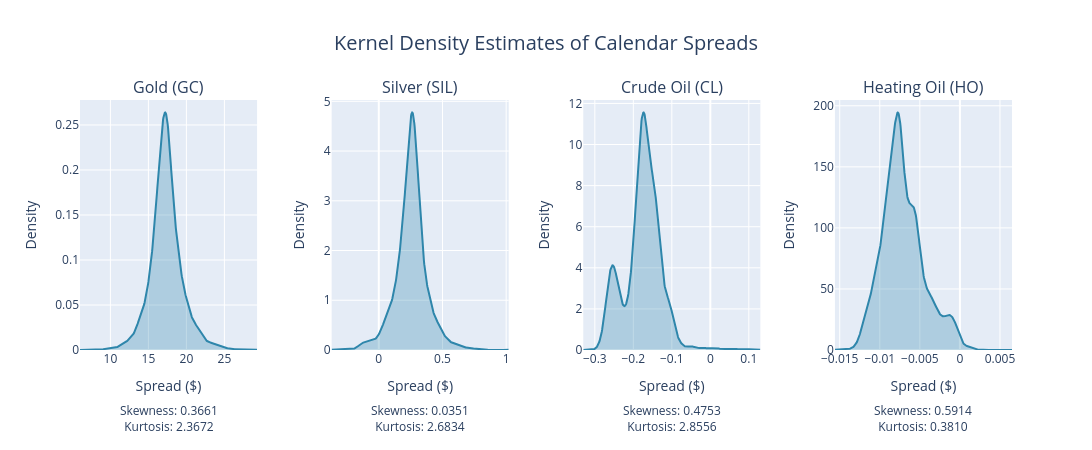

Here is the notebook cell this chart was saved with:
### Code cell
# Define symbols and their display names
symbols = [
    ("GC", "Gold"),
    ("SIL", "Silver"),
    ("CL", "Crude Oil"),
    ("HO", "Heating Oil"),
]

# Create subplot titles for each symbol's kernel density
subplot_titles = []
for symbol_code, symbol_name in symbols:
    subplot_titles.append(f"{symbol_name} ({symbol_code})")

# Initialize figure with 1 row and 4 columns, set margin bottom for extra space
fig = make_subplots(
    rows=1,
    cols=4,
    subplot_titles=tuple(subplot_titles),
    vertical_spacing=0.15,
    horizontal_spacing=0.08,
)

# Define color for density plots
density_color = "#2E86AB"

# Plot kernel density for each symbol
for idx, (symbol_code, symbol_name) in enumerate(symbols, start=1):
    # Retrieve the merged dataframe for this symbol
    symbol_df = locals()[symbol_code]
    spread_data = symbol_df["calendar_spread"].values

    # Compute kernel density estimate
    kde = stats.gaussian_kde(spread_data)

    # Create range of x values for plotting
    x_min = spread_data.min()
    x_max = spread_data.max()
    x_range = np.linspace(x_min, x_max, 500)
    density_values = kde(x_range)

    # Calculate skewness and kurtosis
    skewness = stats.skew(spread_data)
    kurtosis = stats.kurtosis(spread_data)

    # Add density plot to subplot
    fig.add_trace(
        go.Scatter(
            x=x_range,
            y=density_values,
            mode="lines",
            line=dict(color=density_color, width=2),
            fill="tozeroy",
            fillcolor=f"rgba(46, 134, 171, 0.3)",  # Semi-transparent fill
            name=f"{symbol_code}",
            showlegend=False,
        ),
        row=1,
        col=idx,
    )

    # Add annotation with skewness and kurtosis centered under the plot area
    annotation_text = f"Skewness: {skewness:.4f}<br>Kurtosis: {kurtosis:.4f}"
    fig.add_annotation(
        text=annotation_text,
        xref=f"x{idx} domain" if idx > 1 else "x domain",
        yref="paper",
        x=0.5,
        y=-0.20,  # Move annotation further down, more negative = more space below plot
        xanchor="center",
        yanchor="top",
        showarrow=False,
        font=dict(size=12),
    )

    # Update axis labels
    fig.update_xaxes(title_text="Spread ($)", row=1, col=idx)
    fig.update_yaxes(title_text="Density", row=1, col=idx)

# Update overall layout with title, dimensions, and bottom margin for space
fig.update_layout(
    title={
        "text": "Kernel Density Estimates of Calendar Spreads",
        "x": 0.5,
        "xanchor": "center",
        "font": {"size": 20},
    },
    height=450,
    width=1350,
    showlegend=False,
    margin=dict(b=100),  # Increase bottom margin to preserve annotation space when height increases
)

fig.show()

### Figure 1 — Plotly figure (JSON) as saved in the notebook; plotly's stock layout.template omitted (floating-point values rounded to 4 significant figures; data arrays with more than 128 entries replaced by an {"elided": "..."} marker saying what was removed)
{"data": [{"fill": "tozeroy", "fillcolor": "rgba(46, 134, 171, 0.3)", "line": {"color": "#2E86AB", "width": 2}, "mode": "lines", "name": "GC", "showlegend": false, "type": "scatter", "x": {"elided": "500 float values"}, "xaxis": "x", "y": {"elided": "500 float values"}, "yaxis": "y"}, {"fill": "tozeroy", "fillcolor": "rgba(46, 134, 171, 0.3)", "line": {"color": "#2E86AB", "width": 2}, "mode": "lines", "name": "SIL", "showlegend": false, "type": "scatter", "x": {"elided": "500 float values"}, "xaxis": "x2", "y": {"elided": "500 float values"}, "yaxis": "y2"}, {"fill": "tozeroy", "fillcolor": "rgba(46, 134, 171, 0.3)", "line": {"color": "#2E86AB", "width": 2}, "mode": "lines", "name": "CL", "showlegend": false, "type": "scatter", "x": {"elided": "500 float values"}, "xaxis": "x3", "y": {"elided": "500 float values"}, "yaxis": "y3"}, {"fill": "tozeroy", "fillcolor": "rgba(46, 134, 171, 0.3)", "line": {"color": "#2E86AB", "width": 2}, "mode": "lines", "name": "HO", "showlegend": false, "type": "scatter", "x": {"elided": "500 float values"}, "xaxis": "x4", "y": {"elided": "500 float values"}, "yaxis": "y4"}], "layout": {"annotations": [{"font": {"size": 16}, "showarrow": false, "text": "Gold (GC)", "x": 0.095, "xanchor": "center", "xref": "paper", "y": 1, "yanchor": "bottom", "yref": "paper"}, {"font": {"size": 16}, "showarrow": false, "text": "Silver (SIL)", "x": 0.365, "xanchor": "center", "xref": "paper", "y": 1, "yanchor": "bottom", "yref": "paper"}, {"font": {"size": 16}, "showarrow": false, "text": "Crude Oil (CL)", "x": 0.635, "xanchor": "center", "xref": "paper", "y": 1, "yanchor": "bottom", "yref": "paper"}, {"font": {"size": 16}, "showarrow": false, "text": "Heating Oil (HO)", "x": 0.905, "xanchor": "center", "xref": "paper", "y": 1, "yanchor": "bottom", "yref": "paper"}, {"font": {"size": 12}, "showarrow": false, "text": "Skewness: 0.3661<br>Kurtosis: 2.3672", "x": 0.5, "xanchor": "center", "xref": "x domain", "y": -0.2, "yanchor": "top", "yref": "paper"}, {"font": {"size": 12}, "showarrow": false, "text": "Skewness: 0.0351<br>Kurtosis: 2.6834", "x": 0.5, "xanchor": "center", "xref": "x2 domain", "y": -0.2, "yanchor": "top", "yref": "paper"}, {"font": {"size": 12}, "showarrow": false, "text": "Skewness: 0.4753<br>Kurtosis: 2.8556", "x": 0.5, "xanchor": "center", "xref": "x3 domain", "y": -0.2, "yanchor": "top", "yref": "paper"}, {"font": {"size": 12}, "showarrow": false, "text": "Skewness: 0.5914<br>Kurtosis: 0.3810", "x": 0.5, "xanchor": "center", "xref": "x4 domain", "y": -0.2, "yanchor": "top", "yref": "paper"}], "height": 450, "margin": {"b": 100}, "showlegend": false, "title": {"font": {"size": 20}, "text": "Kernel Density Estimates of Calendar Spreads", "x": 0.5, "xanchor": "center"}, "width": 1350, "xaxis": {"anchor": "y", "domain": [0, 0.19], "title": {"text": "Spread ($)"}}, "xaxis2": {"anchor": "y2", "domain": [0.27, 0.46], "title": {"text": "Spread ($)"}}, "xaxis3": {"anchor": "y3", "domain": [0.54, 0.73], "title": {"text": "Spread ($)"}}, "xaxis4": {"anchor": "y4", "domain": [0.81, 1], "title": {"text": "Spread ($)"}}, "yaxis": {"anchor": "x", "domain": [0, 1], "title": {"text": "Density"}}, "yaxis2": {"anchor": "x2", "domain": [0, 1], "title": {"text": "Density"}}, "yaxis3": {"anchor": "x3", "domain": [0, 1], "title": {"text": "Density"}}, "yaxis4": {"anchor": "x4", "domain": [0, 1], "title": {"text": "Density"}}}}
